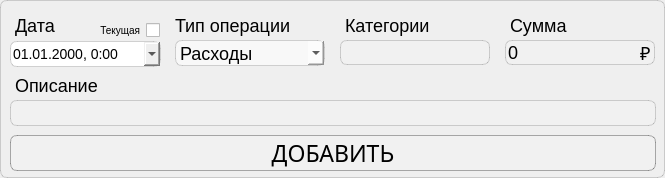
<?xml version="1.0" encoding="UTF-8"?>
<ui version="4.0">
 <class>Dialog</class>
 <widget class="QDialog" name="Dialog">
  <property name="geometry">
   <rect>
    <x>0</x>
    <y>0</y>
    <width>665</width>
    <height>178</height>
   </rect>
  </property>
  <property name="windowTitle">
   <string>Добавить в историю</string>
  </property>
  <property name="windowIcon">
   <iconset resource="wallpapers/wall.qrc">
    <normaloff>:/logo/logofox.png</normaloff>:/logo/logofox.png</iconset>
  </property>
  <property name="styleSheet">
   <string notr="true"> 
border: 1px solid rgba(0,0,0,40);
border-radius: 7px;
font-size: 18px</string>
  </property>
  <widget class="QLabel" name="label">
   <property name="geometry">
    <rect>
     <x>10</x>
     <y>10</y>
     <width>146</width>
     <height>31</height>
    </rect>
   </property>
   <property name="styleSheet">
    <string notr="true">border-color: none;</string>
   </property>
   <property name="text">
    <string>Дата</string>
   </property>
  </widget>
  <widget class="QCheckBox" name="curr_data">
   <property name="geometry">
    <rect>
     <x>80</x>
     <y>20</y>
     <width>81</width>
     <height>21</height>
    </rect>
   </property>
   <property name="tabletTracking">
    <bool>true</bool>
   </property>
   <property name="focusPolicy">
    <enum>Qt::WheelFocus</enum>
   </property>
   <property name="layoutDirection">
    <enum>Qt::RightToLeft</enum>
   </property>
   <property name="styleSheet">
    <string notr="true">font-size: 10px;
border-color: none</string>
   </property>
   <property name="text">
    <string>Текущая</string>
   </property>
  </widget>
  <widget class="QLineEdit" name="cat_l">
   <property name="geometry">
    <rect>
     <x>340</x>
     <y>40</y>
     <width>150</width>
     <height>25</height>
    </rect>
   </property>
   <property name="styleSheet">
    <string notr="true">background-color: rgba(255, 255, 255, 30); 
border: 1px solid rgba(0,0,0,40);
border-radius: 7px;
font-size:14px</string>
   </property>
  </widget>
  <widget class="QLabel" name="label_2">
   <property name="geometry">
    <rect>
     <x>170</x>
     <y>10</y>
     <width>146</width>
     <height>31</height>
    </rect>
   </property>
   <property name="styleSheet">
    <string notr="true">border-color: none;</string>
   </property>
   <property name="text">
    <string>Тип операции</string>
   </property>
  </widget>
  <widget class="QComboBox" name="type_c">
   <property name="geometry">
    <rect>
     <x>175</x>
     <y>40</y>
     <width>150</width>
     <height>26</height>
    </rect>
   </property>
   <property name="styleSheet">
    <string notr="true">background-color: rgba(255, 255, 255, 150);</string>
   </property>
   <item>
    <property name="text">
     <string>Расходы</string>
    </property>
   </item>
   <item>
    <property name="text">
     <string>Пополнение</string>
    </property>
   </item>
  </widget>
  <widget class="QLabel" name="label_3">
   <property name="geometry">
    <rect>
     <x>340</x>
     <y>10</y>
     <width>146</width>
     <height>31</height>
    </rect>
   </property>
   <property name="styleSheet">
    <string notr="true">border-color: none;</string>
   </property>
   <property name="text">
    <string>Категории</string>
   </property>
  </widget>
  <widget class="QLabel" name="label_4">
   <property name="geometry">
    <rect>
     <x>505</x>
     <y>10</y>
     <width>146</width>
     <height>31</height>
    </rect>
   </property>
   <property name="styleSheet">
    <string notr="true">border-color: none;</string>
   </property>
   <property name="text">
    <string>Сумма</string>
   </property>
  </widget>
  <widget class="QLineEdit" name="summa_l">
   <property name="geometry">
    <rect>
     <x>505</x>
     <y>40</y>
     <width>150</width>
     <height>25</height>
    </rect>
   </property>
   <property name="styleSheet">
    <string notr="true">background-color: rgba(255, 255, 255, 30); 
border: 1px solid rgba(0,0,0,40);
border-radius: 7px;
font-size:12</string>
   </property>
   <property name="text">
    <string>0</string>
   </property>
  </widget>
  <widget class="QLabel" name="label_5">
   <property name="geometry">
    <rect>
     <x>10</x>
     <y>70</y>
     <width>146</width>
     <height>31</height>
    </rect>
   </property>
   <property name="styleSheet">
    <string notr="true">border-color: none;</string>
   </property>
   <property name="text">
    <string>Описание</string>
   </property>
  </widget>
  <widget class="QLineEdit" name="opis_l">
   <property name="geometry">
    <rect>
     <x>10</x>
     <y>100</y>
     <width>646</width>
     <height>26</height>
    </rect>
   </property>
   <property name="styleSheet">
    <string notr="true">background-color: rgba(255, 255, 255, 30); 
border: 1px solid rgba(0,0,0,40);
border-radius: 7px;
font-size:14px</string>
   </property>
  </widget>
  <widget class="QLabel" name="label_6">
   <property name="geometry">
    <rect>
     <x>635</x>
     <y>40</y>
     <width>21</width>
     <height>26</height>
    </rect>
   </property>
   <property name="styleSheet">
    <string notr="true">border-color: none;</string>
   </property>
   <property name="text">
    <string>₽</string>
   </property>
  </widget>
  <widget class="QPushButton" name="add_hist">
   <property name="geometry">
    <rect>
     <x>10</x>
     <y>135</y>
     <width>646</width>
     <height>36</height>
    </rect>
   </property>
   <property name="sizePolicy">
    <sizepolicy hsizetype="Minimum" vsizetype="Preferred">
     <horstretch>0</horstretch>
     <verstretch>0</verstretch>
    </sizepolicy>
   </property>
   <property name="layoutDirection">
    <enum>Qt::LeftToRight</enum>
   </property>
   <property name="styleSheet">
    <string notr="true">font-size: 17pt;
font-family: Neo Sans Pro;
background-color: rgba(255, 255, 255, 30); 
border: 1px solid rgba(0,0,0,80);
border-radius: 7px;</string>
   </property>
   <property name="text">
    <string>ДОБАВИТЬ</string>
   </property>
   <property name="icon">
    <iconset resource="wallpapers/wall.qrc">
     <normaloff>:/logo/plus-dynamic-premium.png</normaloff>:/logo/plus-dynamic-premium.png</iconset>
   </property>
   <property name="iconSize">
    <size>
     <width>100</width>
     <height>100</height>
    </size>
   </property>
  </widget>
  <widget class="QLabel" name="error">
   <property name="geometry">
    <rect>
     <x>380</x>
     <y>70</y>
     <width>271</width>
     <height>26</height>
    </rect>
   </property>
   <property name="styleSheet">
    <string notr="true">color: red;
font-size: 11pt;
background-color: none;
border: none;
font-family: Neo Sans Pro;</string>
   </property>
   <property name="text">
    <string/>
   </property>
   <property name="alignment">
    <set>Qt::AlignRight|Qt::AlignTrailing|Qt::AlignVCenter</set>
   </property>
  </widget>
  <widget class="QDateTimeEdit" name="data_l">
   <property name="geometry">
    <rect>
     <x>10</x>
     <y>41</y>
     <width>151</width>
     <height>26</height>
    </rect>
   </property>
   <property name="styleSheet">
    <string notr="true">border: 1px solid rgba(0,0,0,40);
border-radius: 7px;
font-size:14px;
color: rgb(0, 0, 0);</string>
   </property>
   <property name="correctionMode">
    <enum>QAbstractSpinBox::CorrectToNearestValue</enum>
   </property>
   <property name="currentSection">
    <enum>QDateTimeEdit::DaySection</enum>
   </property>
   <property name="displayFormat">
    <string>dd.MM.yyyy, H:mm</string>
   </property>
   <property name="calendarPopup">
    <bool>true</bool>
   </property>
   <property name="timeSpec">
    <enum>Qt::LocalTime</enum>
   </property>
  </widget>
 </widget>
 <resources>
  <include location="wallpapers/wall.qrc"/>
 </resources>
 <connections/>
</ui>
